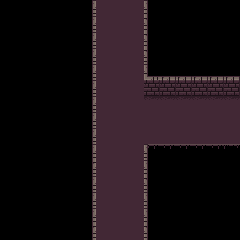

Tiled map render using the project's own tile images. Description and the map definition, with tile-layer contents summarised, below:
An orthogonal 15x15 tile map with 16x16 px tiles, 2 tile layers (Capa de Patrones 1, Capa de patrones 2).

<map version="1.0" tiledversion="1.1.3" orientation="orthogonal" renderorder="right-down" width="15" height="15" tilewidth="16" tileheight="16" infinite="0" nextobjectid="1">
 <tileset firstgid="1" name="0x72_16x16DungeonTileset.v4" tilewidth="16" tileheight="16" tilecount="256" columns="16">
  <image source="0x72_16x16DungeonTileset.v4.png" width="256" height="256" />
 </tileset>
 <layer name="Capa de Patrones 1" width="15" height="15">
  <data>[225 cells, 63 non-empty, 2 distinct tile ids]</data>
 </layer>
 <layer name="Capa de patrones 2" width="15" height="15">
  <data>[225 cells, 42 non-empty, 10 distinct tile ids]</data>
 </layer>
</map>
